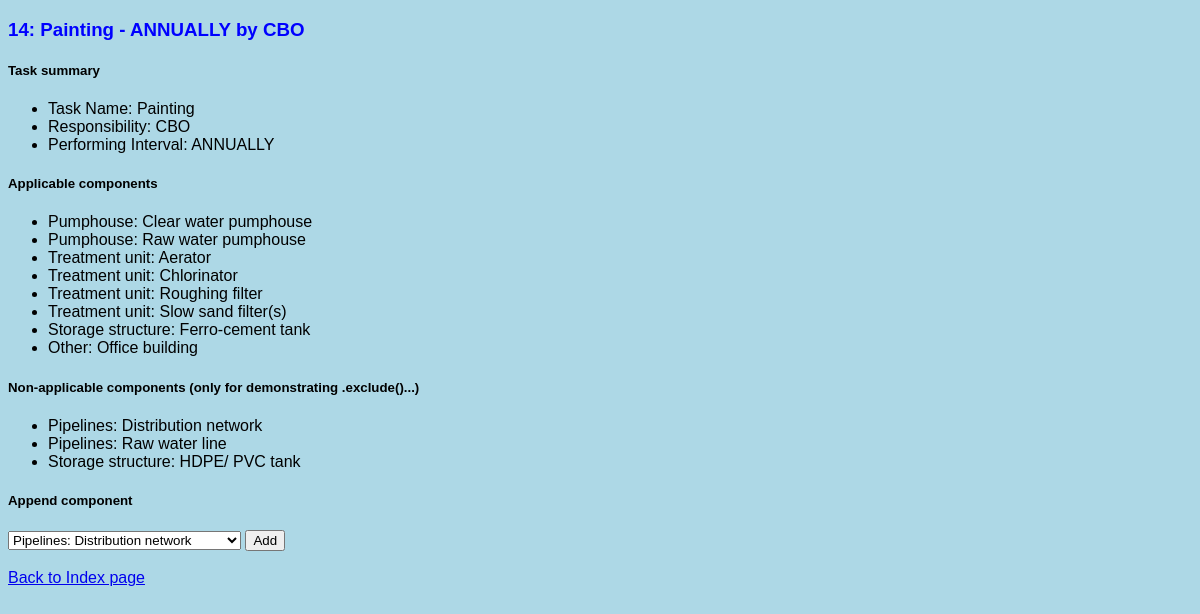
/tasks/task/14/, run on the app's committed database.
### tasks/models.py (models this page shows)
class Task(models.Model):
    components = models.ManyToManyField(Component, blank=True, related_name="tasks")
    task_name = models.CharField(max_length = 128)
    task_interval = models.CharField(max_length=32, choices=INTERVALS, default="DAILY")
    task_responsibility = models.CharField(max_length=32, choices=RESPONSIBILITY, default="CT")
    def __str__(self) -> str:
        return f"{self.task_name.capitalize()} - {self.task_interval} by {self.task_responsibility}"

class Component(models.Model):
    component_type = models.ForeignKey(Component_Type,
                                       on_delete=models.CASCADE,
                                       related_name="components")
    component = models.CharField(max_length=64)
    def __str__(self) -> str:
        return f"{self.component_type}: {self.component}"

class Component_Type(models.Model):
    component_type = models.CharField(max_length=64)
    def __str__(self) -> str:
        return f"{self.component_type.capitalize()}"
    class Meta:
        verbose_name = "Component Type"
        verbose_name_plural = "Component Types"

### tasks/views.py (the view)
# urls.py: path("task/<int:task_id>/", views.view_task, name="view_task"),
def view_task(request, task_id):
    task = Task.objects.get(id=task_id)
    return render(request, 'tasks/task.html', {
        'task': task,
        'comps': task.components.all().order_by('component_type', 'component'),
        'non_comps': Component.objects.exclude(tasks=task).all().order_by('component_type', 'component')
    })

### tasks/templates/tasks/task.html (shortened to what this page needs)
{% extends 'tasks/layout.html' %}
{% block body %}
    <h3>{{ task.id }}: {{ task }}</h3>
    <h5>Task summary</h5>
    <ul>
        <li>Task Name: {{ task.task_name }}</li>
        <li>Responsibility: {{ task.task_responsibility }}</li>
        <li>Performing Interval: {{ task.task_interval }}</li>
    </ul>
    <h5>Applicable components</h5>
    <ul>
        {% for item in comps %}
            <li>{{ item }}</li>
        {% empty %}
            <li>No components.</li>
        {% endfor %}
    </ul>
    <h5>Non-applicable components (only for demonstrating .exclude()...)</h5>
    <ul>
        {% for x in non_comps %}
            <li>{{ x }}</li>
        {% empty %}
            <li>No N/A components</li>
        {% endfor %}
    </ul>
    <h5>Append component</h5>
    <form action="{% url 'tasks:append_comp_to_task' task_id=task.id %}" method="post">
        {% if non_comps %}
            <select name="selected_comp">
                {% for comp in non_comps %}
                    <option value="{{ comp.id }}">{{ comp }}</option>
                {% endfor %}
            </select>
            <input type="submit" value="Add" >
        {% else %}
            <ul><li>All components already added!</li></ul>
        {% endif %}
    </form>
    <br><a href="{% url 'tasks:index' %}">Back to Index page</a>
{% endblock %}

### tasks/static/tasks/my_styles.css (style rules this page uses)
h3 { color: blue; font-family: 'Lucida Sans', 'Lucida Sans Regular', 'Lucida Grande', 'Lucida Sans Unicode', Geneva, Verdana, sans-serif; }
body { background-color: lightblue; font-family: Verdana, Geneva, Tahoma, sans-serif; }

### data on the page
Task: id "14", task_name+task_interval+task_responsibility "Painting - ANNUALLY by CBO", task_name "Painting", task_responsibility "CBO", task_interval "ANNUALLY"
Component: component_type+component "Pumphouse: Clear water pumphouse"
Component: component_type+component "Pumphouse: Raw water pumphouse"
Component: component_type+component "Treatment unit: Aerator"
Component: component_type+component "Treatment unit: Chlorinator"
Component: component_type+component "Treatment unit: Roughing filter"
Component: component_type+component "Treatment unit: Slow sand filter(s)"
Component: component_type+component "Storage structure: Ferro-cement tank"
Component: component_type+component "Other: Office building"
Component: component_type+component "Pipelines: Distribution network"
Component: component_type+component "Pipelines: Raw water line"
Component: component_type+component "Storage structure: HDPE/ PVC tank"

### other printed values
form field selected_comp "Pipelines: Distribution network"
